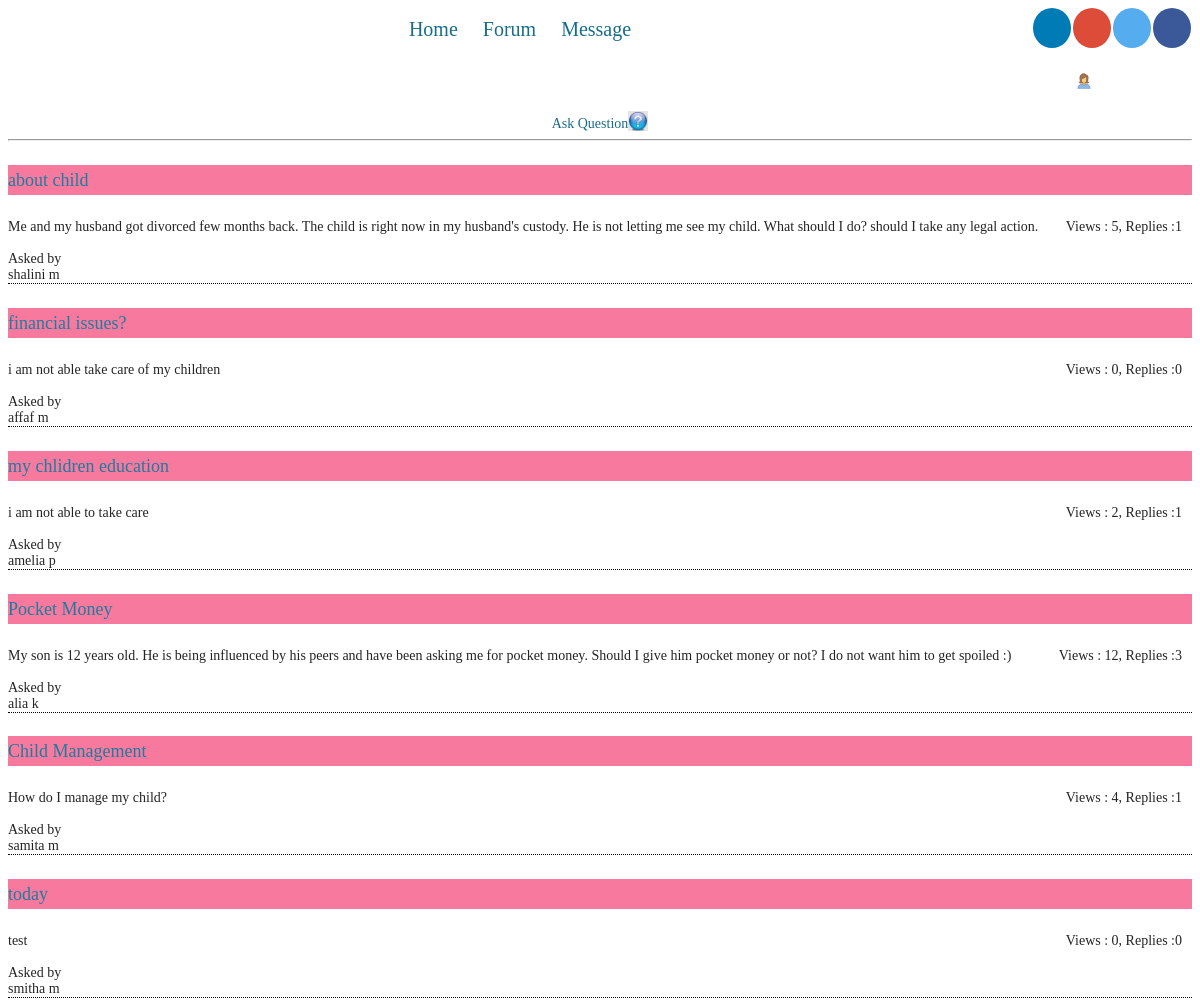
The page /finalforum/forum.php?id=0 (signed in) on the database its author committed.
### tables this page shows
CREATE TABLE `question` (
  `question_id` int(11) NOT NULL,
  `heading` varchar(50) NOT NULL,
  `question_detail` varchar(2000) NOT NULL,
  `datetime` timestamp NOT NULL DEFAULT CURRENT_TIMESTAMP,
  `user_id` int(11) NOT NULL,
  `subtopic_id` int(11) NOT NULL,
  `views` int(11) NOT NULL
);

CREATE TABLE `user` (
  `user_id` int(11) NOT NULL,
  `country` varchar(50) NOT NULL,
  `state` varchar(50) NOT NULL,
  `address` varchar(500) NOT NULL,
  `user_type` varchar(50) NOT NULL,
  `username` varchar(50) DEFAULT NULL,
  `fullname` varchar(50) DEFAULT NULL,
  `password` varchar(50) DEFAULT NULL,
  `user_acc_active` tinyint(1) DEFAULT NULL,
  `dob` date NOT NULL,
  `e_mail` varchar(100) DEFAULT NULL,
  `gender` varchar(20) NOT NULL,
  `uimg` varchar(255) NOT NULL,
  `isuser` tinyint(1) NOT NULL
);

### finalforum/utility.php (called while the page is built, shortened)
<?php
	function ExecuteQuery ($SQL)
	{
		$rows = mysql_query ($SQL);
		return $rows;
	}
?>

### finalforum/forum.php (the view, shortened to what this page needs)
<?php session_start();
	require("header.php");
	require("checkUser.php");
	$id=$_GET["id"];
?>
<center>
<a href="question.php?stid=<?php echo $id ?>">Ask Question<img src="res/images/askq.jpg"  class='imagedel'/></a>
<hr />
</center>
<?php
	$str="SELECT * FROM question, user WHERE question.user_id=user.user_id and subtopic_id=$id";
	$result=ExecuteQuery($str);
	$no_rows = mysql_num_rows($result);
	if ($no_rows > 0)
	{
		while($row = mysql_fetch_array($result))
		{
			$rowsc=ExecuteQuery("SELECT count(*) as counter from answer where question_id=$row[question_id]");
			$rowc = mysql_fetch_array($rowsc);
			$count = $rowc['counter'];
			echo "<h4>";
			echo "<span class='box2'>";
			echo "<span class='head'><a href='questionview.php?qid=$row[question_id]' >$row[heading]</a> </span>";
			echo "</span>";
			echo "</h4>";
			echo "$row[question_detail] <span class='view2'>Views : $row[views], Replies :$count</span>";
			echo "<br/><br/>";
			echo "Asked by<br/>$row[fullname]";
			echo "<br/><div class='line'></div>";
		}
	}
?>

### finalforum/header.php (shortened to what this page needs)
<?php require_once("utility.php");
?>
<!DOCTYPE html>
<html>
<head>
    <link rel="stylesheet" href="res/style.css" type="text/css" media="screen" />
    <link rel="stylesheet" href="https://cdnjs.cloudflare.com/ajax/libs/font-awesome/4.7.0/css/font-awesome.min.css">
</head>
 <link rel="stylesheet" href="https://cdnjs.cloudflare.com/ajax/libs/font-awesome/4.7.0/css/font-awesome.min.css">
<ul class="nav">
    <li><a href="uhome.php" id="auhome">Home</a></li>
    <li><a href="forum.php" id="aforum">Forum</a></li>
    <li><a href="messages.php" id="amessage">Message</a></li>
    <li><a href="#" class="fa fa-facebook"></a></li>
    <li><a href="#" class="fa fa-twitter"></a></li>
    <li><a href="#" class="fa fa-google"></a></li>
    <li><a href="#" class="fa fa-linkedin"></a></li>
</ul>

### finalforum/checkUser.php (shortened to what this page needs)
<span style="text-align:right ;width:100%; display:block; margin-bottom:5px;">
<div class="dropdown">
  <button class="dropbtn"><?php echo $_SESSION["fn"];?></button>
</div>
</span>

### finalforum/res/style.css (style rules this page uses)
.line { border-bottom:1px dotted black; }
.view2 { float:right; margin-right:10px; font-weight:normal; }
.box2 .head { display:block; height:30px; background-color:rgb(247, 121, 158); font-weight:bold; line-height:30px; }
.box2 { width: auto; background-color:#CCC; display:block; }
a img { border: 0; }
a { font-family: Georgia, "Times New Roman", Times, Serif; text-decoration: none; color: #186C8B; }
a:link { font-family: Georgia, "Times New Roman", Times, Serif; text-decoration: none; color: #186C8B; }
h1, h2, h3, h4, h5, h6, h1 a, h2 a, h3 a, h4 a, h5 a, h6 a h1 a:hover, h2 a:hover, h3 a:hover, h4 a:hover, h5 a:hover, h6 a:hover h1 a:visited, h2 a:visited, h3 a:visited, h4 a:visited, h5 a:visited, h6 a:visited { font-weight: normal; font-style: normal; text-decoration: none; }
h4, h4 a, h4 a:link, h4 a:visited, h4 a:hover { font-family: Georgia, "Times New Roman", Times, Serif; font-size: 18px; color: #1C7DA0; }
ol, ul { color: #383838; margin:1em 0 1em 2em; padding:0; font-family: Georgia, "Times New Roman", Times, Serif; font-size: 14px; }
li { margin:0.2em 0; padding:0; }
ul { list-style-type: none; }
.imagedel { height:20px; width:20px; vertical-align:text-top; vertical-align:text-bottom; }

### finalforum/header.php (style rules this page uses)
.nav { border-width:1px 0; list-style:none; margin:0; padding:0; text-align:center; font-color:#FFFFFF; object-position: fixed; font-size: 20px; font-style: arial; }
.nav li { display:inline; }
.nav a { display:inline-block; padding:10px; }
.fa { float: right; padding: 20px; font-size: 18px; width: 18px; text-align: center; text-decoration: none; margin: 0px 1px; border-radius:50%; }
.fa-facebook { background: #3B5998; color: white; }
.fa-twitter { background: #55ACEE; color: white; }
.fa-google { background: #dd4b39; color: white; }
.fa-linkedin { background: #007bb5; color: white; }

### finalforum/checkUser.php (style rules this page uses)
.dropbtn { background: none; color: white; padding: 16px; font-size: 16px; border: none; width: 100%; background-image: url('images/femaleicon.png'); background-position: 100%; background-size:auto; background-repeat: no-repeat; padding-left: 40px; }
.dropdown { position: relative; display: inline-block; padding-right: 100px; }

### rows shown on the page
question: heading "about child", question_detail "Me and my husband got divorced few months back. The child is right now in my husband's custody. He is not letting me see my child. What should I do? should I take any legal action.", views "5", count "1", user.fullname "shalini m"
question: heading "financial issues?", question_detail "i am not able take care of my children", views "0", count "0", user.fullname "affaf m"
question: heading "my chlidren education", question_detail "i am not able to take care", views "2", count "1", user.fullname "amelia p"
question: heading "Pocket Money", question_detail "My son is 12 years old. He is being influenced by his peers and have been asking me for pocket money. Should I give him pocket money or not? I do not want him to get spoiled :)", views "12", count "3", user.fullname "alia k"
question: heading "Child Management", question_detail "How do I manage my child?", views "4", count "1", user.fullname "samita m"
question: heading "today", question_detail "test", views "0", count "0", user.fullname "smitha m"
